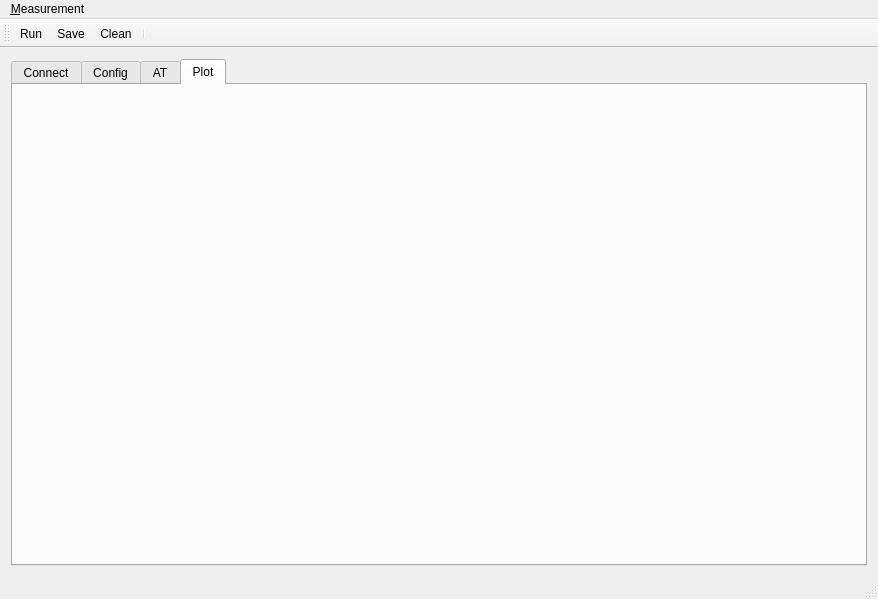
<?xml version="1.0" encoding="UTF-8"?>
<ui version="4.0">
 <class>MainWindow</class>
 <widget class="QMainWindow" name="MainWindow">
  <property name="geometry">
   <rect>
    <x>0</x>
    <y>0</y>
    <width>878</width>
    <height>599</height>
   </rect>
  </property>
  <property name="windowTitle">
   <string>NMES V0.1</string>
  </property>
  <widget class="QWidget" name="centralWidget">
   <layout class="QGridLayout" name="gridLayout">
    <item row="0" column="0">
     <layout class="QVBoxLayout" name="verticalLayout">
      <item>
       <widget class="QTabWidget" name="tabWidget">
        <property name="currentIndex">
         <number>3</number>
        </property>
        <widget class="QWidget" name="Connect">
         <attribute name="title">
          <string>Connect</string>
         </attribute>
         <layout class="QGridLayout" name="gridLayout_3">
          <item row="0" column="0">
           <widget class="QGroupBox" name="groupBoxWirelessInterface">
            <property name="title">
             <string>Wireless interface:</string>
            </property>
            <layout class="QGridLayout" name="gridLayout_2">
             <item row="0" column="0">
              <layout class="QGridLayout" name="gridLayout_4">
               <item row="1" column="0">
                <widget class="QPushButton" name="pushButtonBTdiscoverDevices">
                 <property name="text">
                  <string>Discover BT</string>
                 </property>
                </widget>
               </item>
               <item row="0" column="2">
                <widget class="QRadioButton" name="radioButtonWiFi">
                 <property name="text">
                  <string>WiFi</string>
                 </property>
                </widget>
               </item>
               <item row="3" column="0">
                <widget class="QLabel" name="labelBTstatus">
                 <property name="text">
                  <string>Status:</string>
                 </property>
                </widget>
               </item>
               <item row="0" column="0">
                <widget class="QRadioButton" name="radioButtonBT">
                 <property name="text">
                  <string>Bluetooth</string>
                 </property>
                 <property name="checked">
                  <bool>true</bool>
                 </property>
                </widget>
               </item>
               <item row="2" column="0">
                <widget class="QComboBox" name="comboBoxBTdevices"/>
               </item>
               <item row="5" column="0">
                <widget class="QPushButton" name="pushButtonBTconnect">
                 <property name="text">
                  <string>Connect BT</string>
                 </property>
                </widget>
               </item>
               <item row="1" column="2">
                <layout class="QHBoxLayout" name="horizontalLayout_3">
                 <item>
                  <widget class="QLabel" name="label">
                   <property name="text">
                    <string>IP Address:</string>
                   </property>
                  </widget>
                 </item>
                 <item>
                  <widget class="QLineEdit" name="lineEditWiFiAddress">
                   <property name="sizePolicy">
                    <sizepolicy hsizetype="Preferred" vsizetype="Fixed">
                     <horstretch>0</horstretch>
                     <verstretch>0</verstretch>
                    </sizepolicy>
                   </property>
                  </widget>
                 </item>
                </layout>
               </item>
               <item row="5" column="2">
                <widget class="QPushButton" name="pushButtonWiFiConnect">
                 <property name="text">
                  <string>Connect WiFi</string>
                 </property>
                </widget>
               </item>
               <item row="3" column="2">
                <widget class="QLabel" name="labelWiFiStatus">
                 <property name="text">
                  <string>Status:</string>
                 </property>
                </widget>
               </item>
               <item row="2" column="2">
                <layout class="QHBoxLayout" name="horizontalLayout_4">
                 <item>
                  <widget class="QLabel" name="labelWiFiPort">
                   <property name="text">
                    <string>Port:</string>
                   </property>
                  </widget>
                 </item>
                 <item>
                  <widget class="QLineEdit" name="lineEditWiFiPort">
                   <property name="sizePolicy">
                    <sizepolicy hsizetype="Minimum" vsizetype="Fixed">
                     <horstretch>0</horstretch>
                     <verstretch>0</verstretch>
                    </sizepolicy>
                   </property>
                  </widget>
                 </item>
                </layout>
               </item>
               <item row="6" column="2">
                <widget class="QPushButton" name="pushButtonWiFiDisconnect">
                 <property name="text">
                  <string>Disconnect WiFi</string>
                 </property>
                </widget>
               </item>
               <item row="6" column="0">
                <widget class="QPushButton" name="pushButtonBTdisconnect">
                 <property name="text">
                  <string>Disconnect BT</string>
                 </property>
                </widget>
               </item>
              </layout>
             </item>
            </layout>
           </widget>
          </item>
         </layout>
        </widget>
        <widget class="QWidget" name="tab_3">
         <attribute name="title">
          <string>Config</string>
         </attribute>
         <layout class="QGridLayout" name="gridLayout_7">
          <item row="0" column="0">
           <layout class="QVBoxLayout" name="verticalLayout_4">
            <item>
             <widget class="QGroupBox" name="groupBox">
              <property name="title">
               <string>Plot Properties</string>
              </property>
              <layout class="QGridLayout" name="gridLayout_9"/>
             </widget>
            </item>
            <item>
             <spacer name="verticalSpacer">
              <property name="orientation">
               <enum>Qt::Vertical</enum>
              </property>
              <property name="sizeHint" stdset="0">
               <size>
                <width>20</width>
                <height>40</height>
               </size>
              </property>
             </spacer>
            </item>
           </layout>
          </item>
         </layout>
        </widget>
        <widget class="QWidget" name="tab_2">
         <attribute name="title">
          <string>AT</string>
         </attribute>
         <layout class="QGridLayout" name="gridLayout_5">
          <item row="0" column="0">
           <layout class="QVBoxLayout" name="verticalLayout_2">
            <item>
             <layout class="QHBoxLayout" name="horizontalLayout">
              <item>
               <widget class="QLineEdit" name="lineEditAT"/>
              </item>
              <item>
               <widget class="QPushButton" name="pushButtonATSend">
                <property name="text">
                 <string>Send</string>
                </property>
               </widget>
              </item>
             </layout>
            </item>
           </layout>
          </item>
          <item row="1" column="0">
           <widget class="QPlainTextEdit" name="plainTextEditAT"/>
          </item>
         </layout>
        </widget>
        <widget class="QWidget" name="tab">
         <attribute name="title">
          <string>Plot</string>
         </attribute>
         <layout class="QGridLayout" name="gridLayout_6">
          <item row="0" column="0">
           <layout class="QVBoxLayout" name="verticalLayout_3">
            <item>
             <layout class="QHBoxLayout" name="horizontalLayout_2"/>
            </item>
           </layout>
          </item>
         </layout>
        </widget>
       </widget>
      </item>
     </layout>
    </item>
   </layout>
  </widget>
  <widget class="QMenuBar" name="menuBar">
   <property name="geometry">
    <rect>
     <x>0</x>
     <y>0</y>
     <width>878</width>
     <height>22</height>
    </rect>
   </property>
   <widget class="QMenu" name="menu_Measurement">
    <property name="title">
     <string>&amp;Measurement</string>
    </property>
    <addaction name="action_Run"/>
    <addaction name="action_Save"/>
    <addaction name="action_Clean"/>
   </widget>
   <addaction name="menu_Measurement"/>
  </widget>
  <widget class="QToolBar" name="mainToolBar">
   <attribute name="toolBarArea">
    <enum>TopToolBarArea</enum>
   </attribute>
   <attribute name="toolBarBreak">
    <bool>false</bool>
   </attribute>
   <addaction name="action_Run"/>
   <addaction name="action_Save"/>
   <addaction name="action_Clean"/>
   <addaction name="separator"/>
  </widget>
  <widget class="QStatusBar" name="statusBar"/>
  <action name="action_Run">
   <property name="icon">
    <iconset resource="images.qrc">
     <normaloff>:/images/images/Button-Play-icon.png</normaloff>:/images/images/Button-Play-icon.png</iconset>
   </property>
   <property name="text">
    <string>&amp;Run</string>
   </property>
   <property name="shortcut">
    <string>Ctrl+R</string>
   </property>
  </action>
  <action name="action_Save">
   <property name="icon">
    <iconset resource="images.qrc">
     <normaloff>:/images/images/Save-icon.png</normaloff>:/images/images/Save-icon.png</iconset>
   </property>
   <property name="text">
    <string>&amp;Save </string>
   </property>
   <property name="shortcut">
    <string>Ctrl+S</string>
   </property>
  </action>
  <action name="action_Clean">
   <property name="icon">
    <iconset resource="images.qrc">
     <normaloff>:/images/images/Clean-icon.png</normaloff>:/images/images/Clean-icon.png</iconset>
   </property>
   <property name="text">
    <string>&amp;Clean</string>
   </property>
   <property name="shortcut">
    <string>Ctrl+C</string>
   </property>
  </action>
 </widget>
 <layoutdefault spacing="6" margin="11"/>
 <tabstops>
  <tabstop>pushButtonBTdiscoverDevices</tabstop>
  <tabstop>comboBoxBTdevices</tabstop>
  <tabstop>pushButtonBTconnect</tabstop>
  <tabstop>lineEditAT</tabstop>
  <tabstop>pushButtonATSend</tabstop>
  <tabstop>radioButtonBT</tabstop>
  <tabstop>lineEditWiFiPort</tabstop>
  <tabstop>pushButtonBTdisconnect</tabstop>
  <tabstop>pushButtonWiFiDisconnect</tabstop>
  <tabstop>radioButtonWiFi</tabstop>
  <tabstop>lineEditWiFiAddress</tabstop>
  <tabstop>tabWidget</tabstop>
  <tabstop>plainTextEditAT</tabstop>
  <tabstop>pushButtonWiFiConnect</tabstop>
 </tabstops>
 <resources>
  <include location="images.qrc"/>
 </resources>
 <connections/>
</ui>
